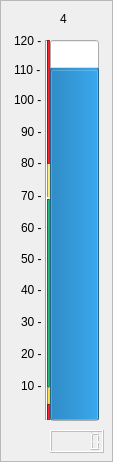
             <widget class="QFrame" name="frame_52">
              <property name="frameShape">
               <enum>QFrame::StyledPanel</enum>
              </property>
              <property name="frameShadow">
               <enum>QFrame::Raised</enum>
              </property>
              <widget class="QLCDNumber" name="lcdNumber_water_temp_afbar">
               <property name="enabled">
                <bool>false</bool>
               </property>
               <property name="geometry">
                <rect>
                 <x>50</x>
                 <y>430</y>
                 <width>54</width>
                 <height>23</height>
                </rect>
               </property>
               <property name="sizePolicy">
                <sizepolicy hsizetype="Fixed" vsizetype="Minimum">
                 <horstretch>0</horstretch>
                 <verstretch>0</verstretch>
                </sizepolicy>
               </property>
               <property name="maximumSize">
                <size>
                 <width>54</width>
                 <height>16777215</height>
                </size>
               </property>
               <property name="layoutDirection">
                <enum>Qt::LeftToRight</enum>
               </property>
              </widget>
              <widget class="Line" name="line_102">
               <property name="geometry">
                <rect>
                 <x>47</x>
                 <y>199</y>
                 <width>3</width>
                 <height>188</height>
                </rect>
               </property>
               <property name="minimumSize">
                <size>
                 <width>0</width>
                 <height>0</height>
                </size>
               </property>
               <property name="maximumSize">
                <size>
                 <width>5</width>
                 <height>16777215</height>
                </size>
               </property>
               <property name="styleSheet">
                <string notr="true">background-color: rgb(38, 162, 105);</string>
               </property>
               <property name="orientation">
                <enum>Qt::Vertical</enum>
               </property>
              </widget>
              <widget class="QProgressBar" name="water_temp_afbar">
               <property name="geometry">
                <rect>
                 <x>50</x>
                 <y>40</y>
                 <width>49</width>
                 <height>381</height>
                </rect>
               </property>
               <property name="styleSheet">
                <string notr="true"/>
               </property>
               <property name="maximum">
                <number>120</number>
               </property>
               <property name="value">
                <number>110</number>
               </property>
               <property name="textVisible">
                <bool>false</bool>
               </property>
               <property name="orientation">
                <enum>Qt::Vertical</enum>
               </property>
              </widget>
              <widget class="Line" name="line_103">
               <property name="geometry">
                <rect>
                 <x>45</x>
                 <y>40</y>
                 <width>2</width>
                 <height>380</height>
                </rect>
               </property>
               <property name="orientation">
                <enum>Qt::Vertical</enum>
               </property>
              </widget>
              <widget class="QLabel" name="label_353">
               <property name="geometry">
                <rect>
                 <x>21</x>
                 <y>378</y>
                 <width>24</width>
                 <height>16</height>
                </rect>
               </property>
               <property name="text">
                <string>10 -</string>
               </property>
              </widget>
              <widget class="Line" name="line_104">
               <property name="geometry">
                <rect>
                 <x>47</x>
                 <y>162</y>
                 <width>3</width>
                 <height>35</height>
                </rect>
               </property>
               <property name="minimumSize">
                <size>
                 <width>0</width>
                 <height>0</height>
                </size>
               </property>
               <property name="maximumSize">
                <size>
                 <width>5</width>
                 <height>16777215</height>
                </size>
               </property>
               <property name="styleSheet">
                <string notr="true">background-color: rgb(248, 228, 92);</string>
               </property>
               <property name="orientation">
                <enum>Qt::Vertical</enum>
               </property>
              </widget>
              <widget class="Line" name="line_105">
               <property name="geometry">
                <rect>
                 <x>47</x>
                 <y>40</y>
                 <width>3</width>
                 <height>124</height>
                </rect>
               </property>
               <property name="minimumSize">
                <size>
                 <width>0</width>
                 <height>0</height>
                </size>
               </property>
               <property name="maximumSize">
                <size>
                 <width>5</width>
                 <height>16777215</height>
                </size>
               </property>
               <property name="styleSheet">
                <string notr="true">background-color: rgb(224, 27, 36);</string>
               </property>
               <property name="orientation">
                <enum>Qt::Vertical</enum>
               </property>
              </widget>
              <widget class="QLabel" name="label_354">
               <property name="geometry">
                <rect>
                 <x>60</x>
                 <y>10</y>
                 <width>17</width>
                 <height>17</height>
                </rect>
               </property>
               <property name="text">
                <string>4</string>
               </property>
              </widget>
              <widget class="QLabel" name="label_355">
               <property name="geometry">
                <rect>
                 <x>21</x>
                 <y>346</y>
                 <width>24</width>
                 <height>16</height>
                </rect>
               </property>
               <property name="text">
                <string>20 -</string>
               </property>
              </widget>
              <widget class="QLabel" name="label_356">
               <property name="geometry">
                <rect>
                 <x>21</x>
                 <y>314</y>
                 <width>24</width>
                 <height>16</height>
                </rect>
               </property>
               <property name="text">
                <string>30 -</string>
               </property>
              </widget>
              <widget class="QLabel" name="label_357">
               <property name="geometry">
                <rect>
                 <x>21</x>
                 <y>282</y>
                 <width>24</width>
                 <height>16</height>
                </rect>
               </property>
               <property name="text">
                <string>40 -</string>
               </property>
              </widget>
              <widget class="QLabel" name="label_358">
               <property name="geometry">
                <rect>
                 <x>21</x>
                 <y>251</y>
                 <width>24</width>
                 <height>16</height>
                </rect>
               </property>
               <property name="text">
                <string>50 -</string>
               </property>
              </widget>
              <widget class="QLabel" name="label_359">
               <property name="geometry">
                <rect>
                 <x>21</x>
                 <y>220</y>
                 <width>24</width>
                 <height>16</height>
                </rect>
               </property>
               <property name="text">
                <string>60 -</string>
               </property>
              </widget>
              <widget class="QLabel" name="label_360">
               <property name="geometry">
                <rect>
                 <x>21</x>
                 <y>188</y>
                 <width>24</width>
                 <height>16</height>
                </rect>
               </property>
               <property name="text">
                <string>70 -</string>
               </property>
              </widget>
              <widget class="QLabel" name="label_361">
               <property name="geometry">
                <rect>
                 <x>21</x>
                 <y>155</y>
                 <width>24</width>
                 <height>16</height>
                </rect>
               </property>
               <property name="text">
                <string>80 -</string>
               </property>
              </widget>
              <widget class="QLabel" name="label_362">
               <property name="geometry">
                <rect>
                 <x>21</x>
                 <y>124</y>
                 <width>24</width>
                 <height>16</height>
                </rect>
               </property>
               <property name="text">
                <string>90 -</string>
               </property>
              </widget>
              <widget class="QLabel" name="label_363">
               <property name="geometry">
                <rect>
                 <x>14</x>
                 <y>90</y>
                 <width>31</width>
                 <height>20</height>
                </rect>
               </property>
               <property name="text">
                <string>100 -</string>
               </property>
              </widget>
              <widget class="QLabel" name="label_364">
               <property name="geometry">
                <rect>
                 <x>14</x>
                 <y>60</y>
                 <width>31</width>
                 <height>20</height>
                </rect>
               </property>
               <property name="text">
                <string>110 -</string>
               </property>
              </widget>
              <widget class="QLabel" name="label_365">
               <property name="geometry">
                <rect>
                 <x>14</x>
                 <y>31</y>
                 <width>31</width>
                 <height>20</height>
                </rect>
               </property>
               <property name="text">
                <string>120 -</string>
               </property>
              </widget>
              <widget class="Line" name="line_106">
               <property name="geometry">
                <rect>
                 <x>47</x>
                 <y>404</y>
                 <width>3</width>
                 <height>16</height>
                </rect>
               </property>
               <property name="minimumSize">
                <size>
                 <width>0</width>
                 <height>0</height>
                </size>
               </property>
               <property name="maximumSize">
                <size>
                 <width>5</width>
                 <height>16777215</height>
                </size>
               </property>
               <property name="styleSheet">
                <string notr="true">background-color: rgb(224, 27, 36);</string>
               </property>
               <property name="orientation">
                <enum>Qt::Vertical</enum>
               </property>
              </widget>
              <widget class="Line" name="line_107">
               <property name="geometry">
                <rect>
                 <x>47</x>
                 <y>387</y>
                 <width>3</width>
                 <height>17</height>
                </rect>
               </property>
               <property name="minimumSize">
                <size>
                 <width>0</width>
                 <height>0</height>
                </size>
               </property>
               <property name="maximumSize">
                <size>
                 <width>5</width>
                 <height>16777215</height>
                </size>
               </property>
               <property name="styleSheet">
                <string notr="true">background-color: rgb(246, 211, 45);</string>
               </property>
               <property name="orientation">
                <enum>Qt::Vertical</enum>
               </property>
              </widget>
             </widget>
